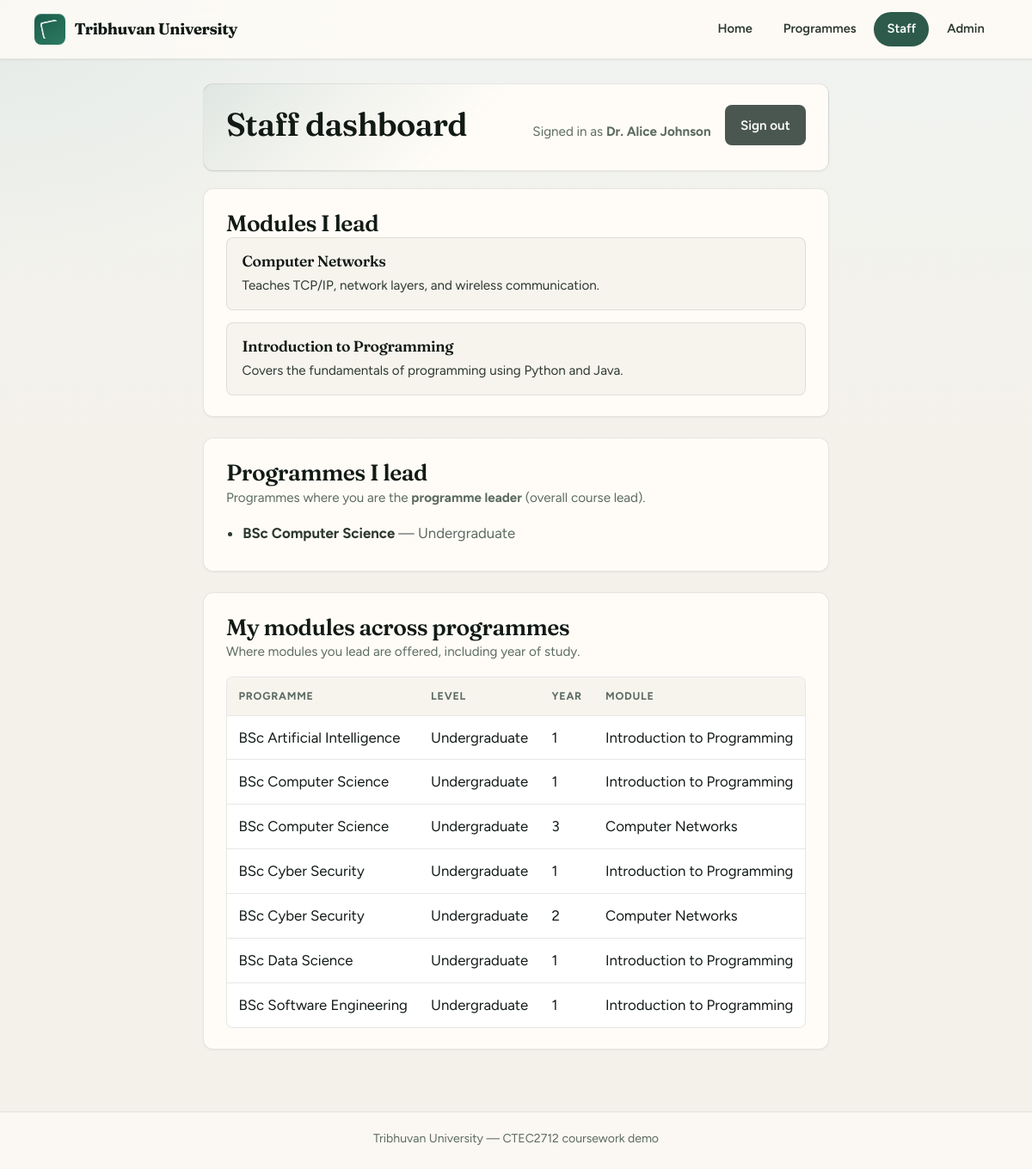
The page /staff (signed in) on the database its author committed.
### tables this page shows
CREATE TABLE Modules (
    ModuleID INT PRIMARY KEY AUTO_INCREMENT,
    ModuleName VARCHAR(150) NOT NULL,
    ModuleLeaderID INT NULL,
    Description TEXT NULL,
    Image VARCHAR(255) NULL,
    FOREIGN KEY (ModuleLeaderID) REFERENCES Staff(StaffID) ON DELETE SET NULL ON UPDATE CASCADE,
    INDEX idx_modules_leader (ModuleLeaderID)
);

CREATE TABLE Programmes (
    ProgrammeID INT PRIMARY KEY AUTO_INCREMENT,
    ProgrammeName VARCHAR(150) NOT NULL,
    LevelID INT NOT NULL,
    ProgrammeLeaderID INT NULL,
    Description TEXT NULL,
    Image VARCHAR(255) NULL,
    IsPublished TINYINT(1) NOT NULL DEFAULT 1,
    FOREIGN KEY (LevelID) REFERENCES Levels(LevelID) ON DELETE RESTRICT ON UPDATE CASCADE,
    FOREIGN KEY (ProgrammeLeaderID) REFERENCES Staff(StaffID) ON DELETE SET NULL ON UPDATE CASCADE,
    INDEX idx_programmes_level (LevelID),
    INDEX idx_programmes_published (IsPublished)
);

CREATE TABLE Levels (
    LevelID INT PRIMARY KEY,
    LevelName VARCHAR(50) NOT NULL UNIQUE
);

CREATE TABLE ProgrammeModules (
    ProgrammeModuleID INT PRIMARY KEY AUTO_INCREMENT,
    ProgrammeID INT NOT NULL,
    ModuleID INT NOT NULL,
    Year TINYINT NOT NULL,
    FOREIGN KEY (ProgrammeID) REFERENCES Programmes(ProgrammeID) ON DELETE CASCADE ON UPDATE CASCADE,
    FOREIGN KEY (ModuleID) REFERENCES Modules(ModuleID) ON DELETE CASCADE ON UPDATE CASCADE,
    CONSTRAINT chk_programmemodules_year CHECK (Year BETWEEN 1 AND 4),
    UNIQUE KEY uq_programme_module_year (ProgrammeID, ModuleID, Year),
    INDEX idx_programmemodules_programme_year (ProgrammeID, Year),
    INDEX idx_programmemodules_module (ModuleID)
);

### app/bootstrap.php (called while the page is built, shortened)
<?php
$config = require __DIR__ . '/config/config.php';
spl_autoload_register(static function (string $class): void {
    $prefixes = [
        'Core\\' => __DIR__ . '/core/',
        'Controllers\\' => __DIR__ . '/controllers/',
        'Models\\' => __DIR__ . '/models/',
    ];
    foreach ($prefixes as $prefix => $baseDir) {
        if (str_starts_with($class, $prefix)) {
            $relative = substr($class, strlen($prefix));
            $path = $baseDir . str_replace('\\', '/', $relative) . '.php';
            return;
        }
    }
});
function app_config(string $key)
{
    global $config;
    $parts = explode('.', $key);
    $value = $config;
    foreach ($parts as $part) {
        $value = $value[$part];
    }
    return $value;
}
function e(?string $value): string
{
    return htmlspecialchars((string) $value, ENT_QUOTES | ENT_SUBSTITUTE, 'UTF-8');
}
function request_base_path(): string
{
    static $cached = null;
    if ($cached !== null) {
        return $cached;
    }
    $script = (string) ($_SERVER['SCRIPT_NAME'] ?? '/index.php');
    $dir = str_replace('\\', '/', dirname($script));
    $cached = ($dir === '/' || $dir === '.') ? '' : rtrim($dir, '/');
    return $cached;
}
function current_request_path(): string
{
    $path = parse_url($_SERVER['REQUEST_URI'] ?? '/', PHP_URL_PATH) ?: '/';
    $base = request_base_path();
    return $path;
}
function url(string $path = '/'): string
{
    $base = request_base_path();
    if ($path === '' || $path === '/') {
        return $base === '' ? '/' : $base . '/';
    }
    $path = $path[0] === '/' ? $path : '/' . $path;
    return $base . $path;
}

### app/core/Controller.php (called while the page is built, shortened)
<?php
class Controller
{
    protected function view(string $template, array $data = []): void
    {
        include __DIR__ . '/../views/layout.php';
    }
}

### app/controllers/StaffController.php (called while the page is built, shortened)
<?php
final class StaffController extends Controller
{
    private StaffModel $staff;
    public function __construct()
    {
        $this->staff = new StaffModel();
    }
    public function dashboard(): void
    {
        $id = (int) $_SESSION['staff']['StaffID'];
        $this->view('staff/dashboard', [
            'staffMember' => $_SESSION['staff'],
            'modulesLed' => $this->staff->modulesLed($id),
            'programmesAsLeader' => $this->staff->programmesAsLeader($id),
            'programmeImpact' => $this->staff->programmeImpactByStaff($id),
        ]);
    }
}

### app/config/config.php (called while the page is built, shortened)
<?php
return [
    'db' => [
        'host' => getenv('DB_HOST') ?: '127.0.0.1',
        'port' => getenv('DB_PORT') ?: '3306',
        'socket' => getenv('DB_SOCKET') ?: '',
        'name' => getenv('DB_NAME') ?: 'student_course_hub',
        'user' => getenv('DB_USER') ?: 'root',
        'pass' => getenv('DB_PASS') ?: '',
        'charset' => 'utf8mb4',
    ],
    'app' => [
        'name' => 'Tribhuvan University',
        'base_path' => '',
    ],
];

### app/models/StaffModel.php (called while the page is built, shortened)
<?php
final class StaffModel
{
    private PDO $db;
    public function __construct()
    {
        $this->db = Database::connection();
    }
    public function modulesLed(int $staffId): array
    {
        $stmt = $this->db->prepare(
            'SELECT ModuleID, ModuleName, Description, Image
             FROM Modules
             WHERE ModuleLeaderID = :id
             ORDER BY ModuleName'
        );
        $stmt->execute(['id' => $staffId]);
        return $stmt->fetchAll();
    }
    public function programmesAsLeader(int $staffId): array
    {
        $stmt = $this->db->prepare(
            'SELECT p.ProgrammeID, p.ProgrammeName, l.LevelName
             FROM Programmes p
             JOIN Levels l ON l.LevelID = p.LevelID
             WHERE p.ProgrammeLeaderID = :id
             ORDER BY p.ProgrammeName'
        );
        $stmt->execute(['id' => $staffId]);
        return $stmt->fetchAll();
    }
    public function programmeImpactByStaff(int $staffId): array
    {
        $stmt = $this->db->prepare(
            'SELECT p.ProgrammeID, p.ProgrammeName, l.LevelName, pm.Year, m.ModuleID, m.ModuleName
             FROM Modules m
             JOIN ProgrammeModules pm ON pm.ModuleID = m.ModuleID
             JOIN Programmes p ON p.ProgrammeID = pm.ProgrammeID
             JOIN Levels l ON l.LevelID = p.LevelID
             WHERE m.ModuleLeaderID = :id
             ORDER BY p.ProgrammeName, pm.Year, m.ModuleName'
        );
        $stmt->execute(['id' => $staffId]);
        return $stmt->fetchAll();
    }
}

### app/core/Database.php (called while the page is built, shortened)
<?php
final class Database
{
    private static ?PDO $pdo = null;
    public static function connection(): PDO
    {
        if (self::$pdo !== null) {
            return self::$pdo;
        }
        $host = app_config('db.host');
        $port = app_config('db.port');
        $socket = (string) app_config('db.socket');
        $name = app_config('db.name');
        $charset = app_config('db.charset');
        $user = app_config('db.user');
        $pass = app_config('db.pass');
        $dsn = $socket !== ''
            ? "mysql:unix_socket={$socket};dbname={$name};charset={$charset}"
            : "mysql:host={$host};port={$port};dbname={$name};charset={$charset}";
        try {
            self::$pdo = new PDO($dsn, $user, $pass, [
                PDO::ATTR_ERRMODE => PDO::ERRMODE_EXCEPTION,
                PDO::ATTR_DEFAULT_FETCH_MODE => PDO::FETCH_ASSOC,
                PDO::ATTR_EMULATE_PREPARES => false,
            ]);
        } catch (PDOException $exception) {
            throw new RuntimeException('Database connection failed: ' . $exception->getMessage());
        }
        return self::$pdo;
    }
}

### app/views/staff/dashboard.php (the view, shortened to what this page needs)
<section class="admin-panel admin-panel--intro staff-dashboard__intro">
    <div class="admin-panel__head">
        <h1>Staff dashboard</h1>
        <p class="admin-meta">Signed in as <strong><?= e($staffMember['Name']) ?></strong></p>
    </div>
    <form method="post" action="<?= e(url('/staff/logout')) ?>" class="admin-logout-form">
        <button type="submit" class="secondary">Sign out</button>
    </form>
</section>
<section class="admin-panel staff-dashboard__section" aria-labelledby="modules-led-heading">
    <h2 id="modules-led-heading" class="section-title">Modules I lead</h2>
    <?php if (!$modulesLed): ?>
        <p class="muted">You are not recorded as the module leader for any modules yet.</p>
    <?php else: ?>
        <ul class="staff-module-list">
            <?php foreach ($modulesLed as $mod): ?>
                <li class="staff-module-list__item">
                    <h3 class="staff-module-list__title"><?= e($mod['ModuleName']) ?></h3>
                    <?php if (!empty($mod['Description'])): ?>
                        <p><?= e($mod['Description']) ?></p>
                    <?php endif; ?>
                </li>
            <?php endforeach; ?>
        </ul>
    <?php endif; ?>
</section>
<section class="admin-panel staff-dashboard__section" aria-labelledby="programmes-led-heading">
    <h2 id="programmes-led-heading" class="section-title">Programmes I lead</h2>
    <p class="muted staff-dashboard__hint">Programmes where you are the <strong>programme leader</strong> (overall course lead).</p>
    <?php if (!$programmesAsLeader): ?>
        <p class="muted">You are not listed as programme leader for any programmes.</p>
    <?php else: ?>
        <ul class="staff-programme-led-list">
            <?php foreach ($programmesAsLeader as $prog): ?>
                <li>
                    <strong><?= e($prog['ProgrammeName']) ?></strong>
                    <span class="muted"> — <?= e($prog['LevelName']) ?></span>
                </li>
            <?php endforeach; ?>
        </ul>
    <?php endif; ?>
</section>
<section class="admin-panel staff-dashboard__section" aria-labelledby="impact-heading">
    <h2 id="impact-heading" class="section-title">My modules across programmes</h2>
    <p class="muted staff-dashboard__hint">Where modules you lead are offered, including year of study.</p>
    <?php if (!$programmeImpact): ?>
        <p class="muted">None of your modules are assigned to a programme yet, or you do not lead any modules.</p>
    <?php else: ?>
        <div class="table-wrap">
            <table>
                <thead>
                <tr>
                    <th>Programme</th>
                    <th>Level</th>
                    <th>Year</th>
                    <th>Module</th>
                </tr>
                </thead>
                <tbody>
                <?php foreach ($programmeImpact as $row): ?>
                    <tr>
                        <td data-label="Programme"><?= e($row['ProgrammeName']) ?></td>
                        <td data-label="Level"><?= e($row['LevelName']) ?></td>
                        <td data-label="Year"><?= (int) $row['Year'] ?></td>
                        <td data-label="Module"><?= e($row['ModuleName']) ?></td>
                    </tr>
                <?php endforeach; ?>
                </tbody>
            </table>
        </div>
    <?php endif; ?>
</section>

### public/index.php (shortened to what this page needs)
<?php
require_once __DIR__ . '/../app/bootstrap.php';
$path = parse_url($_SERVER['REQUEST_URI'] ?? '/', PHP_URL_PATH) ?: '/';
$method = $_SERVER['REQUEST_METHOD'] ?? 'GET';
$staff = new StaffController();
if (($path === '/staff' || $path === '/staff/dashboard') && $method === 'GET') {
    $staff->dashboard();
    return;
}

### app/views/layout.php (shortened to what this page needs)
<?php
$reqPath = current_request_path();
$isAdmin = str_starts_with($reqPath, '/admin');
$isStaff = str_starts_with($reqPath, '/staff');
$bodyClass = 'site'
    . ($isAdmin ? ' site--admin' : '')
    . ($isStaff ? ' site--staff' : '')
    . ($reqPath === '/' ? ' site--home' : '');
?>
<!doctype html>
<html lang="en">
<head>
    <link rel="stylesheet" href="<?= e(url('/assets/styles.css')) ?>">
</head>
<body class="<?= e($bodyClass) ?>">
<header class="site-header">
    <div class="container site-header__inner">
        <a class="site-brand" href="<?= e(url('/')) ?>">
            <span class="site-brand__mark" aria-hidden="true"></span>
            <span class="site-brand__text"><?= e((string) app_config('app.name')) ?></span>
        </a>
        <nav class="site-nav" aria-label="Primary">
            <a class="site-nav__link<?= $reqPath === '/' ? ' is-active' : '' ?>" href="<?= e(url('/')) ?>">Home</a>
            <a class="site-nav__link<?= str_starts_with($reqPath, '/programme') ? ' is-active' : '' ?>" href="<?= e(url('/programmes')) ?>">Programmes</a>
            <a class="site-nav__link<?= $isStaff ? ' is-active' : '' ?>" href="<?= e(url('/staff')) ?>">Staff</a>
            <a class="site-nav__link<?= $isAdmin ? ' is-active' : '' ?>" href="<?= e(url('/admin/dashboard')) ?>">Admin</a>
        </nav>
    </div>
</header>
<main id="main" class="container main-content">
    <?php include $templatePath; ?>
</main>
<footer class="site-footer">
    <div class="container site-footer__inner">
        <p><?= e((string) app_config('app.name')) ?> — CTEC2712 coursework demo</p>
    </div>
</footer>
</body>
</html>

### rows shown on the page
modules: ModuleName "Computer Networks", Description "Teaches TCP/IP, network layers, and wireless communication.", programmes.ProgrammeName "BSc Computer Science", levels.LevelName "Undergraduate", programmemodules.Year "3", programmes.ProgrammeName "BSc Cyber Security", programmemodules.Year "2"
modules: ModuleName "Introduction to Programming", Description "Covers the fundamentals of programming using Python and Java.", programmes.ProgrammeName "BSc Artificial Intelligence", levels.LevelName "Undergraduate", programmemodules.Year "1", programmes.ProgrammeName "BSc Computer Science", programmes.ProgrammeName "BSc Cyber Security", programmes.ProgrammeName "BSc Data Science", programmes.ProgrammeName "BSc Software Engineering"
programmes: ProgrammeName "BSc Computer Science", LevelID.LevelName "Undergraduate"

### other values the page prints
app_config('app.name') "Tribhuvan University"
$staffMember['Name'] "Dr. Alice Johnson"
